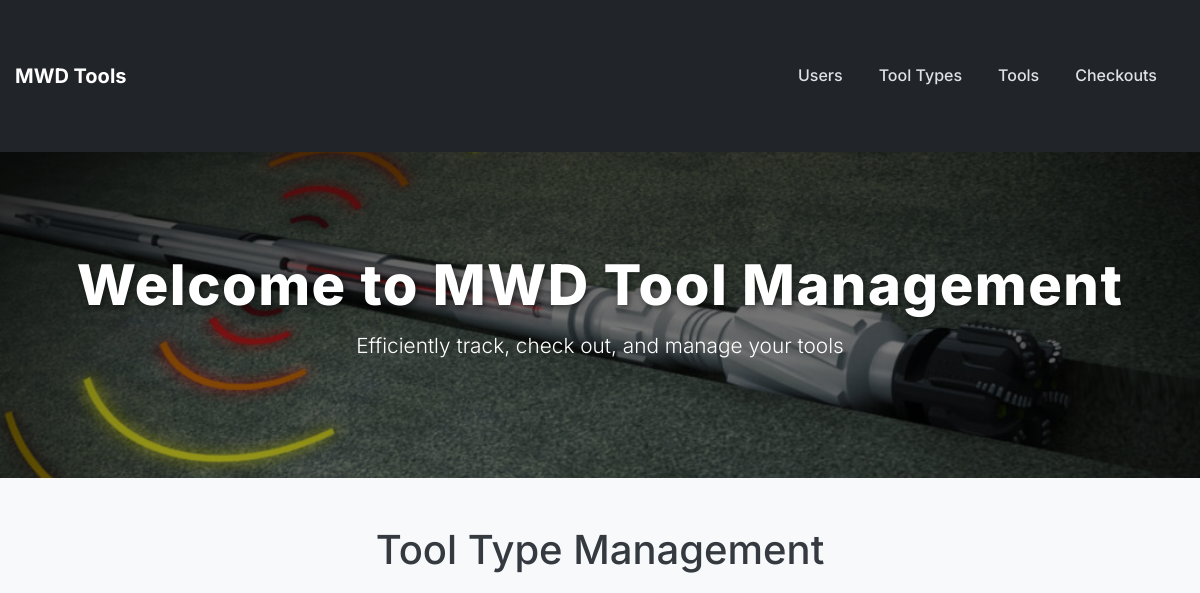
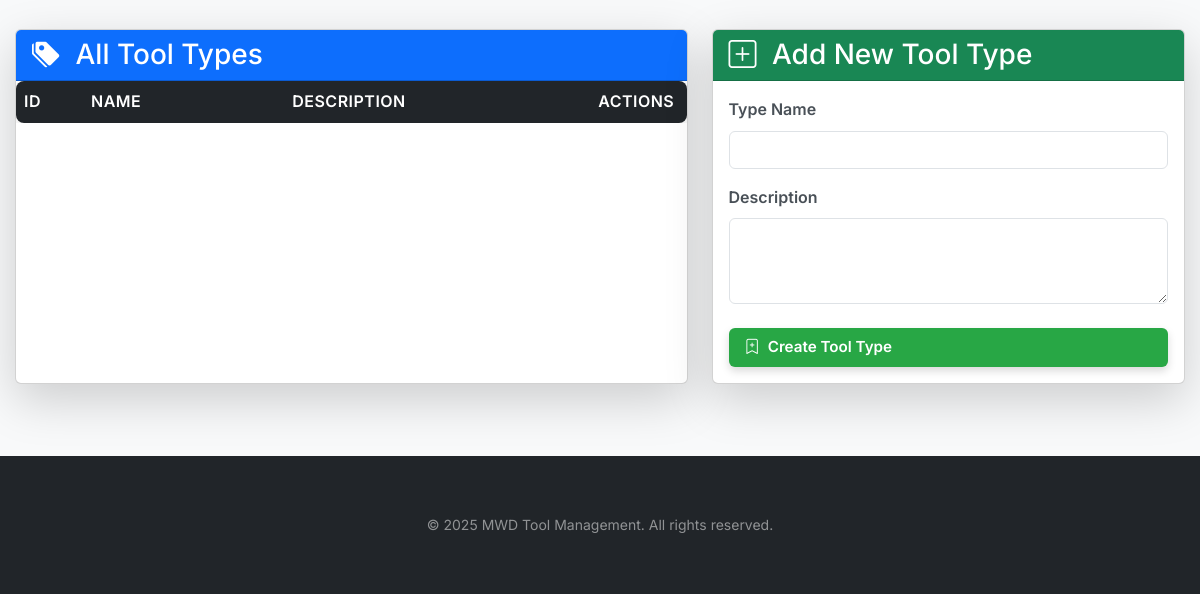
The app's page /tool-types, older data (2 pictures, top to bottom).
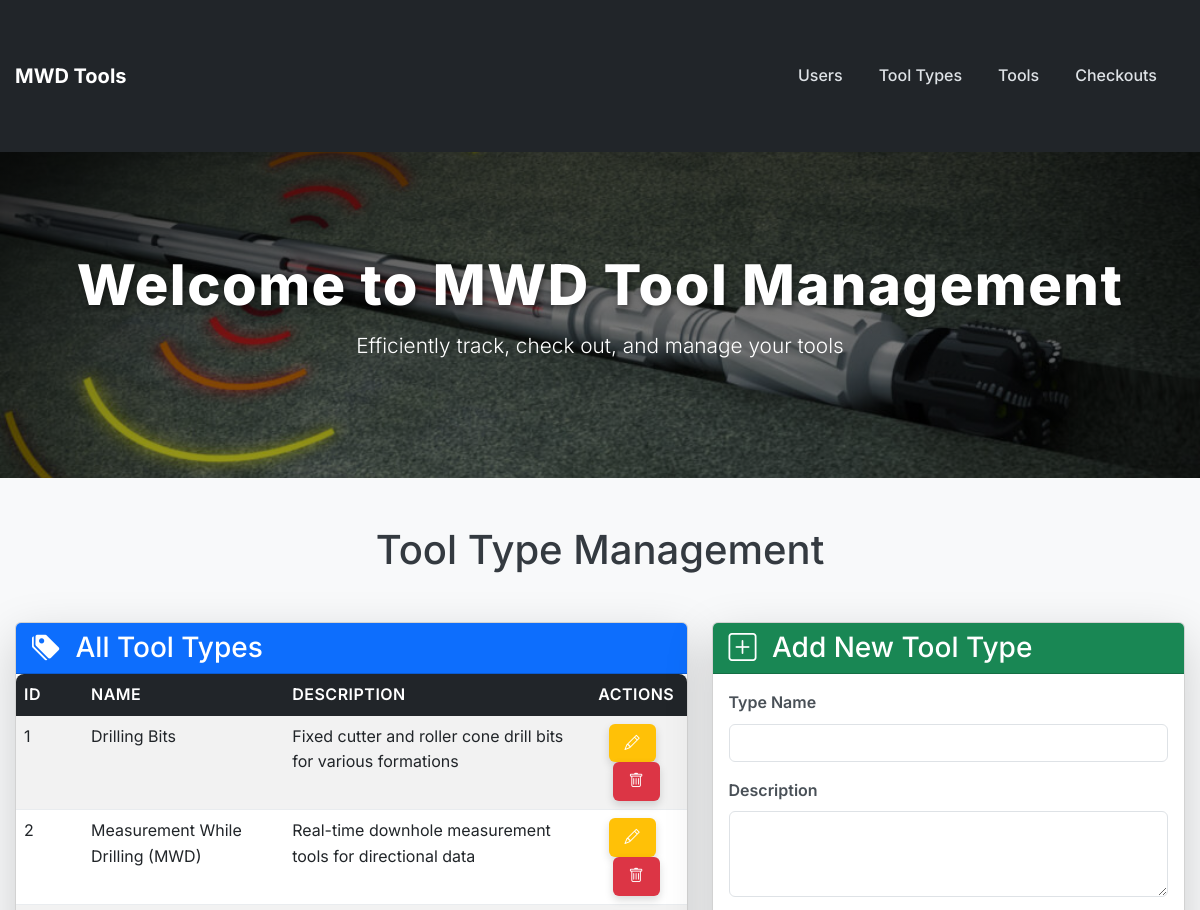
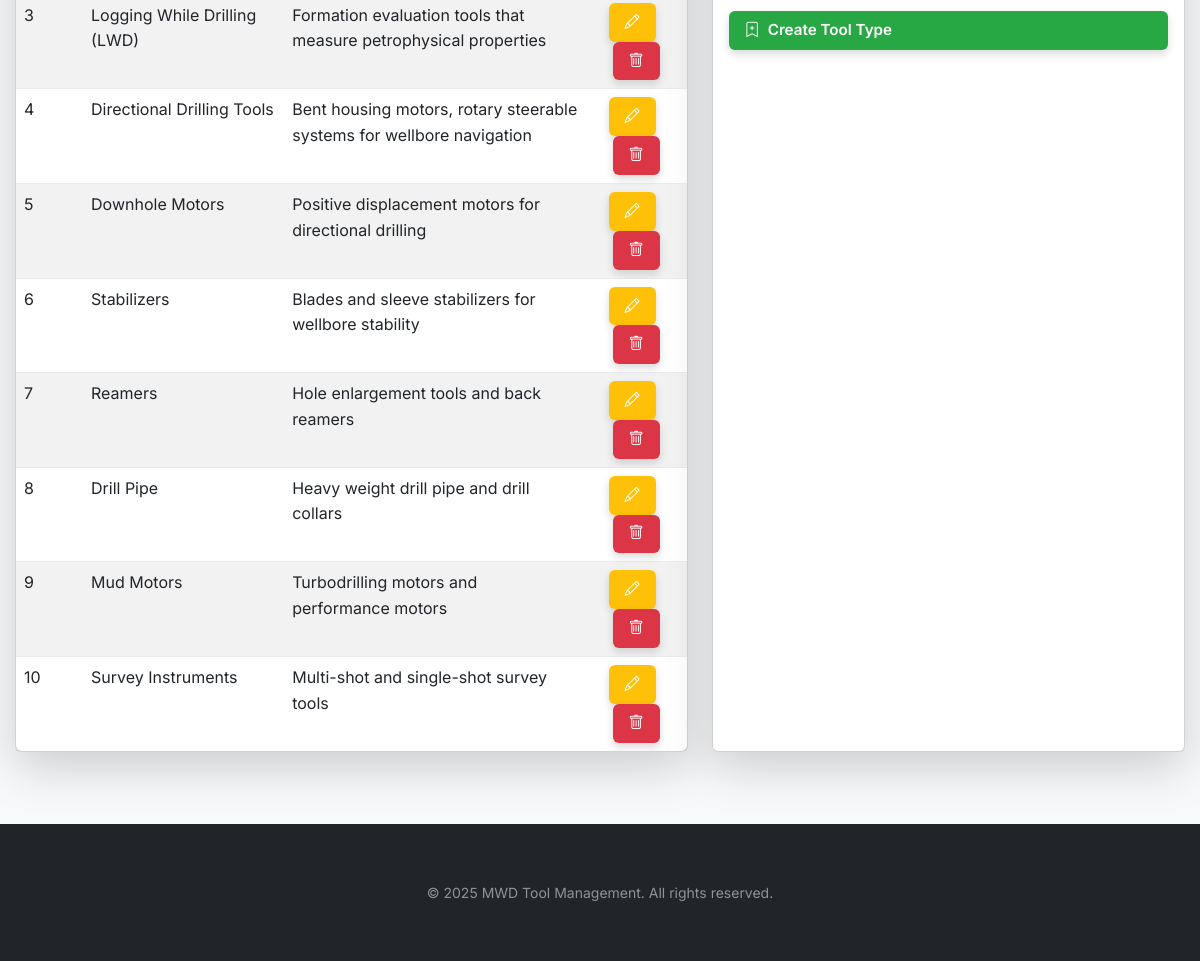
The same page, newer data (2 pictures, top to bottom).
### lib/models/tool_type.py (models this page shows)
class ToolType(Base):
    __tablename__ = "tool_types"
    id = Column(Integer, primary_key=True, index=True)
    name = Column(String, nullable=False, unique=True)
    description = Column(String, nullable=True)
    tools = relationship("Tool", back_populates="tool_type")

### app.py (the view)
@app.get("/tool-types", response_class=HTMLResponse)
def tool_types(request: Request, db: Session = Depends(get_db)):
    tool_types = crud.get_tool_types(db)
    return templates.TemplateResponse("tool_types.html", {"request": request, "tool_types": tool_types})

### templates/tool_types.html (shortened to what this page needs)
{% extends "base.html" %}
{% block content %}
<h1 class="text-center mb-5">Tool Type Management</h1>
<div class="row">
    <div class="col-md-7 mb-4">
        <div class="card shadow-lg h-100">
            <div class="card-header bg-primary text-white">
                <h3 class="mb-0"><i class="bi bi-tags-fill me-2"></i> All Tool Types</h3>
            </div>
            <div class="card-body p-0">
                <div class="table-responsive">
                    <table class="table table-striped table-hover mb-0">
                        <thead class="table-dark">
                            <tr>
                                <th style="width: 10%;">ID</th>
                                <th style="width: 30%;">Name</th>
                                <th style="width: 45%;">Description</th>
                                <th class="text-center" style="width: 15%;">Actions</th>
                            </tr>
                        </thead>
                        <tbody>
                            {% for tt in tool_types %}
                            <tr>
                                <td>{{ tt.id }}</td>
                                <td>{{ tt.name }}</td>
                                <td>{{ tt.description }}</td>
                                <td class="text-center">
                                    <a href="/tool-types/edit/{{ tt.id }}" class="btn btn-warning btn-sm me-2" title="Edit">
                                        <i class="bi bi-pencil"></i>
                                    </a>
                                    <button type="button" class="btn btn-danger btn-sm" data-bs-toggle="modal"
                                            data-bs-target="#deleteTypeModal-{{ tt.id }}" title="Delete">
                                        <i class="bi bi-trash"></i>
                                    </button>
                                </td>
                            </tr>
                            {% endfor %}
                        </tbody>
                    </table>
                </div>
            </div>
        </div>
    </div>
    <div class="col-md-5 mb-4">
        <div class="card shadow-lg h-100">
            <div class="card-header bg-success text-white">
                <h3 class="mb-0"><i class="bi bi-plus-square me-2"></i> Add New Tool Type</h3>
            </div>
            <div class="card-body">
                <form method="POST" action="/tool-types/add">
                    <div class="mb-3">
                        <label for="name" class="form-label">Type Name</label>
                        <input type="text" name="name" id="name" class="form-control" required>
                    </div>
                    <div class="mb-4">
                        <label for="description" class="form-label">Description</label>
                        <textarea name="description" id="description" class="form-control" rows="3"></textarea>
                    </div>
                    <button type="submit" class="btn btn-success w-100">
                        <i class="bi bi-bookmark-plus me-2"></i> Create Tool Type
                    </button>
                </form>
            </div>
        </div>
    </div>
</div>
{% endblock %}

### templates/base.html (shortened to what this page needs)
<!DOCTYPE html>
<html lang="en">
<head>
    <link href="https://cdn.jsdelivr.net/npm/bootstrap@5.3.0/dist/css/bootstrap.min.css" rel="stylesheet">
    <link rel="stylesheet" href="https://cdn.jsdelivr.net/npm/bootstrap-icons@1.11.0/font/bootstrap-icons.css">
    <link href="/static/css/style.css" rel="stylesheet">
</head>
<body>
<nav class="navbar navbar-expand-lg navbar-dark bg-dark">
  <div class="container">
    <a class="navbar-brand fw-bold d-flex align-items-center text-white" href="/">
        MWD Tools
    </a>
    <div class="collapse navbar-collapse" id="navbarNav">
      <ul class="navbar-nav ms-auto">
        <li class="nav-item"><a class="nav-link" href="/users">Users</a></li>
        <li class="nav-item"><a class="nav-link" href="/tool-types">Tool Types</a></li>
        <li class="nav-item"><a class="nav-link" href="/tools">Tools</a></li>
        <li class="nav-item"><a class="nav-link" href="/checkouts">Checkouts</a></li>
      </ul>
    </div>
  </div>
</nav>
<div class="hero text-center text-white">
    <div class="hero-content">
        <h1>Welcome to MWD Tool Management</h1>
        <p>Efficiently track, check out, and manage your tools</p>
    </div>
</div>
<div class="container mt-5">
    {% block content %}{% endblock %}
</div>
<footer class="bg-dark text-white-50 py-3 mt-5">
    <div class="container text-center">
        <small>&copy; 2025 MWD Tool Management. All rights reserved.</small>
    </div>
</footer>
</body>
</html>

### static/css/style.css (style rules this page uses)
body { font-family: 'Inter', sans-serif; background-color: #f8f9fa; margin: 0; padding: 0; line-height: 1.6; color: #343a40; }
.container { max-width: 1200px; margin: 40px auto; padding: 0 15px; }
.navbar { background-color: #212529; padding: 15px 0; box-shadow: 0 2px 8px rgba(0,0,0,0.2); }
.navbar a { color: #dee2e6; text-decoration: none; margin-right: 20px; font-weight: 500; transition: color 0.3s ease, border-bottom 0.3s ease; }
.hero { background-image: url('/static/images/hero image .jpg'); background-size: cover; background-position: center; background-color: #17a2b8; padding: 100px 20px; position: relative; overflow: hidden; }
.hero::after { content: ""; position: absolute; top: 0; left: 0; right: 0; bottom: 0; background-image: linear-gradient(to bottom, rgba(0, 0, 0, 0.7), rgba(0, 0, 0, 0.4)); }
.hero-content { position: relative; z-index: 1; }
.hero h1 { font-size: 3.5rem; margin-bottom: 10px; font-weight: 800; letter-spacing: 1.5px; text-shadow: 2px 2px 6px rgba(0,0,0,0.5); }
.hero p { font-size: 1.3rem; font-weight: 300; }
table { width: 100%; border-collapse: separate; border-spacing: 0; margin-bottom: 30px; box-shadow: 0 4px 12px rgba(0,0,0,0.1); border-radius: 8px; overflow: hidden; background-color: #fff; }
th, td { padding: 15px; border: none; text-align: left; }
th { background-color: #17a2b8; color: #fff; font-weight: 600; text-transform: uppercase; letter-spacing: 0.5px; }
td { border-bottom: 1px solid #e9ecef; }
tr:last-child td { border-bottom: none; }
tr:nth-child(even) { background-color: #f8f9fa; }
.btn { display: inline-flex; align-items: center; padding: 8px 16px; text-decoration: none; border-radius: 6px; color: #fff; font-size: 0.95rem; font-weight: 600; border: none; cursor: pointer; box-shadow: 0 4px 8px rgba(0, 0, 0, 0.15); transition: all 0.2s ease; }
.btn-success { background-color: #28a745; }
.btn-danger { background-color: #dc3545; }
form input, form select, form textarea { padding: 10px 12px; width: 100%; margin-bottom: 15px; border: 1px solid #ced4da; border-radius: 6px; box-sizing: border-box; transition: border-color 0.2s ease, box-shadow 0.2s ease; }
form label { font-weight: 600; margin-bottom: 5px; display: block; color: #495057; }

Row changes from the older to the newer data that the page shows:
added ToolType: id "1", name "Drilling Bits", description "Fixed cutter and roller cone drill bits for various formations"
added ToolType: id "2", name "Measurement While Drilling (MWD)", description "Real-time downhole measurement tools for directional data"
added ToolType: id "3", name "Logging While Drilling (LWD)", description "Formation evaluation tools that measure petrophysical properties"
added ToolType: id "4", name "Directional Drilling Tools", description "Bent housing motors, rotary steerable systems for wellbore navigation"
added ToolType: id "5", name "Downhole Motors", description "Positive displacement motors for directional drilling"
added ToolType: id "6", name "Stabilizers", description "Blades and sleeve stabilizers for wellbore stability"
added ToolType: id "7", name "Reamers", description "Hole enlargement tools and back reamers"
added ToolType: id "8", name "Drill Pipe", description "Heavy weight drill pipe and drill collars"
added ToolType: id "9", name "Mud Motors", description "Turbodrilling motors and performance motors"
added ToolType: id "10", name "Survey Instruments", description "Multi-shot and single-shot survey tools"
